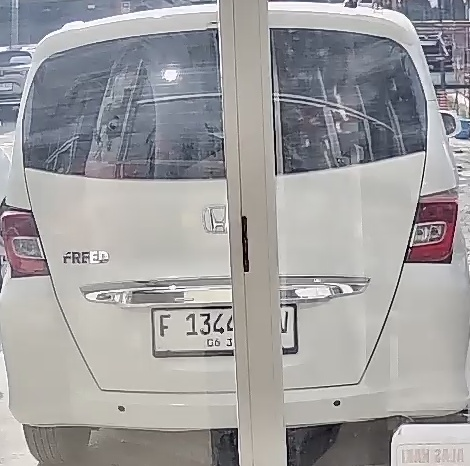
#> input picture gambarplat/FB4QT_unknown_20251016_152639.jpg, 470 x 466 px, given in place of debug_roi_thresh.jpg, which was not available
$ python test_debug_contours.py
#> lines starting #> are read from the running program, lines starting #| are printed output that depends on the picture; after the words box and inside, x2 and y2 are one past the last pixel; in counts of white or black regions, pixels touching at a corner belong together; pictures that were not available may be replaced by others from this repository, and a replacement may not be noted
### utils/robust_plate_detector.py
#!/usr/bin/env python3
"""
Robust Plate Detector
Deteksi plat nomor yang robust untuk berbagai kondisi:
- Plat lurus dan miring
- Berbagai kondisi cahaya
- Ukuran plat bervariasi
- Anti-false positive yang tidak terlalu ketat
"""

import cv2
import numpy as np
import pytesseract
import time
import logging
from typing import List, Tuple, Dict, Optional
from dataclasses import dataclass

@dataclass
class PlateDetection:
    text: str
    confidence: float
    bbox: Tuple[int, int, int, int]
    angle: float = 0.0
    processed_image: Optional[np.ndarray] = None
    timestamp: float = 0.0
    vehicle_type: str = "unknown"
    detection_method: str = "robust"

class RobustPlateDetector:
    """
    Robust plate detector yang bisa handle berbagai kondisi
    """

    def __init__(self, streaming_mode=False):
        self.logger = logging.getLogger(__name__)
        self.streaming_mode = streaming_mode  # Mode untuk real-time streaming

        # Performance optimizations - batch processing cache
        self.candidate_cache = {}  # Cache untuk candidate detection
        self.batch_size = 3  # Process candidates in batches untuk efficiency

        if streaming_mode:
            # STREAMING MODE - ULTRA-SENSITIVE for distant/challenging plate detection
            self.min_area = 150  # Reduced from 200 to 150 untuk very small/distant plates
            self.max_area = 20000  # Increased to 20000 untuk better coverage
            self.min_aspect_ratio = 0.5  # Reduced from 0.8 to 0.5 untuk allow vertical contours (aggressive dilation side-effect)
            self.max_aspect_ratio = 7.0  # Increased from 6.0 to 7.0 untuk wider range
            self.min_width = 15  # Reduced from 20 to 15 untuk smaller plate detection
            self.max_width = 400  # Increased back to 400 untuk better coverage
            self.min_height = 6   # Reduced from 8 to 6 untuk very distant plates
            self.max_height = 150 # Increased back to 150 untuk better range
            self.min_confidence = 20   # Reduced from 25 to 20 untuk better sensitivity while maintaining quality
            self.min_text_likelihood = 25  # Reduced from 30 to 25 untuk balanced text validation
            self.max_candidates = 10  # Increased from 5 to 10 untuk process more candidates
        else:
            # FULL MODE - SMART BALANCED parameter for realistic plate detection
            self.min_area = 600  # Increased from 100 to 600 for realistic plates
            self.max_area = 25000  # Reduced from 30000 to 25000
            self.min_aspect_ratio = 1.5  # Restored from 1.0 to 1.5
            self.max_aspect_ratio = 6.0  # Reduced from 8.0 to 6.0
            self.min_width = 30  # Increased from 15 to 30
            self.max_width = 400  # Reduced from 500 to 400
            self.min_height = 12   # Increased from 5 to 12
            self.max_height = 150 # Reduced from 200 to 150
            self.min_confidence = 25  # Increased from 10 to 25
            self.min_text_likelihood = 30  # Increased from 15 to 30
            self.max_candidates = 8  # Reduced from 12 to 8 untuk speed optimization

        # Statistics tracking
        self.total_detections = 0
        self.successful_ocr = 0
        self.failed_ocr = 0
        self.false_positives = 0
        self.min_edge_density = 0.6  # Reduced from 1.2 to 0.6 for distant/blur plates (50% reduction)
        self.min_texture_variance = 2.0  # Reduced from 4.0 to 2.0 for low-contrast plates (50% reduction)

        self.logger.info("🔧 Robust Plate Detector initialized with batch processing optimization")

    # [1312 lines left out: functions detect_plates, draw_detections, _stabilize_detections, _validate_indonesian_plate, _validate_visual_context, get_statistics and 23 more, not called in this run]

# [3 lines that do not run on import are left out]

### utils/ocr_ensemble.py
"""
OCR Ensemble Module untuk koordinasi multiple OCR engines
Meningkatkan accuracy dengan voting dan consensus mechanisms
"""

import cv2
import numpy as np
import pytesseract
import logging
import re
import time
from typing import List, Tuple, Dict, Optional
from collections import Counter, defaultdict
from dataclasses import dataclass
import difflib

@dataclass
class OCRResult:
    """Data class untuk single OCR result"""
    text: str
    confidence: float
    method: str
    processing_time: float
    raw_data: dict = None

class OCREnsemble:
    """
    OCR Ensemble system menggunakan multiple methods dan voting
    """

    def __init__(self, config=None):
        """Initialize OCR Ensemble"""
        # Import config
        if config is None:
            from config import TesseractConfig
            self.tesseract_config = TesseractConfig
        else:
            self.tesseract_config = config.TesseractConfig

        self.logger = logging.getLogger(__name__)

        # OCR Methods configuration - OPTIMIZED for CCTV conditions & SPEED
        self.ocr_methods = {
            'cctv_block': {
                'config': '--psm 6 --oem 3 -c tessedit_char_whitelist=ABCDEFGHIJKLMNOPQRSTUVWXYZ0123456789',
                'language': 'eng',
                'weight': 1.8  # ✅ INCREASED: Highest weight for best CCTV performance
            },
            'single_line': {
                'config': '--psm 7 --oem 3 -c tessedit_char_whitelist=ABCDEFGHIJKLMNOPQRSTUVWXYZ0123456789',
                'language': 'ind+eng',
                'weight': 1.5  # ✅ INCREASED: Better for Indonesian plates
            },
            'single_word': {
                'config': '--psm 8 --oem 3 -c tessedit_char_whitelist=ABCDEFGHIJKLMNOPQRSTUVWXYZ0123456789',
                'language': 'eng',
                'weight': 1.2  # ✅ INCREASED: Good for clear plates
            },
            'raw_line': {
                'config': '--psm 13 --oem 3 -c tessedit_char_whitelist=ABCDEFGHIJKLMNOPQRSTUVWXYZ0123456789',
                'language': 'ind+eng',
                'weight': 0.9  # ⚡ DECREASED: Less reliable for structured plates
            },
            'tesseract_eng': {
                'config': '--psm 6 --oem 3 -c tessedit_char_whitelist=ABCDEFGHIJKLMNOPQRSTUVWXYZ0123456789',
                'language': 'eng',
                'weight': 1.3  # ✅ INCREASED: Solid baseline method
            },
            'tesseract_indonesia': {
                'config': '--psm 7 --oem 3 -c tessedit_char_whitelist=ABCDEFGHIJKLMNOPQRSTUVWXYZ0123456789',
                'language': 'ind',
                'weight': 1.2  # ✅ INCREASED: Better for regional plates
            }
        }

        # Indonesian license plate patterns
        self.plate_patterns = [
            r'^[A-Z]{1,2}\d{3,4}[A-Z]{1,3}$',  # Standard: B1234ABC
            r'^[A-Z]\d{4}[A-Z]{2,3}$',         # Alternative: B1234AB
            r'^[A-Z]{2}\d{3,4}[A-Z]{1,2}$',   # Regional: AB1234C
            r'^[A-Z]\d{1,3}[A-Z]{3}$',        # Special: B123ABC
        ]

        # Character substitution rules untuk common OCR errors
        self.char_substitutions = {
            '0': ['O', 'Q', 'D'],
            'O': ['0', 'Q', 'D'],
            '1': ['I', 'L', '|'],
            'I': ['1', 'L', '|'],
            'S': ['5', '8'],
            '5': ['S', '8'],
            '8': ['B', '3'],
            'B': ['8', '3'],
            '6': ['G', 'C'],
            'G': ['6', 'C'],
            'Z': ['2', '7'],
            '2': ['Z', '7']
        }

        # Performance tracking
        self.total_ocr_calls = 0
        self.successful_consensus = 0
        self.method_performance = defaultdict(list)

        self.logger.info("OCR Ensemble initialized")

    # [643 lines left out: functions preprocess_for_method, single_ocr_attempt, character_level_ocr, clean_plate_text, smart_indonesian_validation, apply_character_corrections and 5 more, not called in this run]

# [4 lines that do not run on import are left out]

### config.py
import os
from dotenv import load_dotenv

# Load environment variables
load_dotenv()

class Config:
    """Konfigurasi sistem deteksi plat nomor"""

    # Konfigurasi Flask Secret Key
    # Generate dengan: python3 -c "import secrets; print(secrets.token_hex(32))"
    SECRET_KEY = os.getenv('SECRET_KEY', 'dev-secret-key-please-change-in-production')

    # Konfigurasi Kamera
    CAMERA_HOST = os.getenv('CAMERA_HOST', '192.168.1.203')
    CAMERA_PORT = os.getenv('CAMERA_PORT', '5503')
    CAMERA_USER = os.getenv('CAMERA_USER', 'admin')
    CAMERA_PASSWORD = os.getenv('CAMERA_PASSWORD', '')
    CAMERA_CHANNEL = os.getenv('CAMERA_CHANNEL', '1')
    CAMERA_SUBTYPE = os.getenv('CAMERA_SUBTYPE', '0')

    # [4 lines left out: function CAMERA_URL, not called in this run]

    # Konfigurasi Database MySQL (Laragon)
    DB_HOST = os.getenv('DB_HOST', 'localhost')
    DB_PORT = int(os.getenv('DB_PORT', '3306'))
    DB_USER = os.getenv('DB_USER', 'root')
    DB_PASSWORD = os.getenv('DB_PASSWORD', '')
    DB_NAME = os.getenv('DB_NAME', 'sistem_parkir_smk')

    # Konfigurasi Sistem
    SAVE_FOLDER = os.getenv('SAVE_FOLDER', 'static/gambarplat')
    LOG_LEVEL = os.getenv('LOG_LEVEL', 'INFO')
    MAX_RETRY_CAMERA = int(os.getenv('MAX_RETRY_CAMERA', '5'))
    FLASK_PORT = int(os.getenv('FLASK_PORT', '8080'))  # Default 8080 (port development yang aman)

    # Konfigurasi Deteksi
    # Ukuran minimum plat yang akan dideteksi
    MIN_PLATE_WIDTH = 100
    MIN_PLATE_HEIGHT = 30
    MIN_ASPECT_RATIO = 1.5  # Plat nomor biasanya lebih lebar dari tinggi
    MAX_ASPECT_RATIO = 6.0  # Batas maksimal rasio lebar:tinggi

    # Konfigurasi OCR
    OCR_CONFIG = '--psm 8 -c tessedit_char_whitelist=ABCDEFGHIJKLMNOPQRSTUVWXYZ0123456789'

    # Konfigurasi Preprocessing
    GAUSSIAN_BLUR_KERNEL = (5, 5)
    MORPH_KERNEL_SIZE = (3, 3)
    CANNY_THRESHOLD1 = 50
    CANNY_THRESHOLD2 = 150

    # Confidence threshold untuk deteksi
    MIN_CONFIDENCE = 0.6

    # Konfigurasi untuk validasi plat Indonesia
    INDONESIAN_PLATE_PATTERNS = [
        r'^[A-Z]{1,2}\s?\d{1,4}\s?[A-Z]{1,3}$',  # Format umum: B 1234 ABC
        r'^[A-Z]{2}\s?\d{1,4}\s?[A-Z]{1,2}$',    # Format 2 huruf: AB 1234 CD
        r'^[A-Z]\s?\d{1,4}\s?[A-Z]{1,3}$'        # Format 1 huruf: B 1234 ABC
    ]

    def __init__(self):
        """Inisialisasi dan validasi konfigurasi"""
        self._create_folders()
        self._validate_config()

    def _create_folders(self):
        """Buat folder yang diperlukan jika belum ada"""
        if not os.path.exists(self.SAVE_FOLDER):
            os.makedirs(self.SAVE_FOLDER)
            print(f"✅ Folder {self.SAVE_FOLDER} dibuat")

    def _validate_config(self):
        """Validasi konfigurasi"""
        # Check .env file existence
        if not os.path.exists('.env'):
            print("⚠️  WARNING: File .env tidak ditemukan!")
            print("📝 SOLUSI:")
            print("   1. Copy file '.env.example' jadi '.env'")
            print("   2. Edit '.env' dan isi password kamera Anda")
            print("   3. Generate SECRET_KEY dengan: python3 -c \"import secrets; print(secrets.token_hex(32))\"")
            print("   Untuk sementara menggunakan default values (not recommended for production)\n")

        # Check camera password
        if not self.CAMERA_PASSWORD:
            print("⚠️  WARNING: CAMERA_PASSWORD belum diset!")
            print("📝 SOLUSI: Tambahkan 'CAMERA_PASSWORD=your_password' di file .env\n")

        # Check secret key (development warning)
        if self.SECRET_KEY == 'dev-secret-key-please-change-in-production':
            print("⚠️  WARNING: SECRET_KEY masih menggunakan default!")
            print("📝 SOLUSI: Generate random key dengan:")
            print("   python3 -c \"import secrets; print(secrets.token_hex(32))\"")
            print("   Lalu tambahkan ke .env file\n")

        # Info
        print(f"📹 Kamera: {self.CAMERA_HOST}:{self.CAMERA_PORT}")
        print(f"📁 Save folder: {self.SAVE_FOLDER} (untuk foto plat terdeteksi)")
        print(f"💾 Database: MySQL ({self.DB_USER}@{self.DB_HOST}:{self.DB_PORT}/{self.DB_NAME})")
        print("")

# Instance global config
config = Config()

### test_debug_contours.py
#!/usr/bin/env python3

import cv2
import numpy as np
from utils.robust_plate_detector import RobustPlateDetector

def test_contour_detection():
    # Load the debug ROI image that contains clear plate text
    image_path = "debug_roi_thresh.jpg"
    image = cv2.imread(image_path)
#> image is the input picture: shape (466, 470, 3); mean B, G, R 159.9, 159, 160.3

    if image is None:
        print(f"❌ Could not load image: {image_path}")
        return

    print(f"📷 Loaded image: {image.shape}")
#| 📷 Loaded image: (466, 470, 3)

    detector = RobustPlateDetector()

    # Test the contour detection method directly
    # Let's see what candidates are found

    # Apply smart ROI first
    h, w = image.shape[:2]
#> h = 466; w = 470
    general_roi = (0.05, 0.25, 0.9, 0.6)  # From config
    x1 = int(general_roi[0] * w)
#> x1 = 23
    y1 = int(general_roi[1] * h)
#> y1 = 116
    x2 = int((general_roi[0] + general_roi[2]) * w)
#> x2 = 446
    y2 = int((general_roi[1] + general_roi[3]) * h)
#> y2 = 396

    roi_image = image[y1:y2, x1:x2]
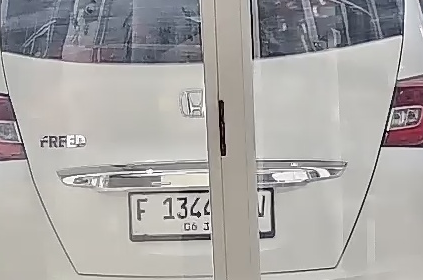
#> roi_image: shape (280, 423, 3); mean B, G, R 165.8, 167.6, 169.9
    print(f"🎯 ROI extracted: {roi_image.shape}")
#| 🎯 ROI extracted: (280, 423, 3)

    # Convert to grayscale
    gray = cv2.cvtColor(roi_image, cv2.COLOR_BGR2GRAY)

    # Apply preprocessing like in the detector
    # Morphological tophat
    kernel = cv2.getStructuringElement(cv2.MORPH_RECT, (17, 5))
    tophat = cv2.morphologyEx(gray, cv2.MORPH_TOPHAT, kernel)
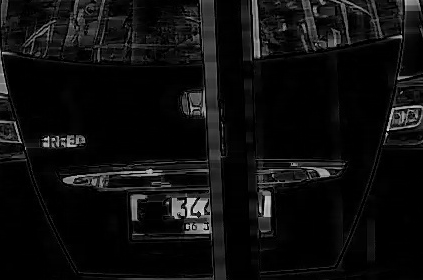
#> tophat: shape (280, 423); min 0, max 223, mean 14.1

    # Threshold
    thresh = cv2.threshold(tophat, 0, 255, cv2.THRESH_BINARY + cv2.THRESH_OTSU)[1]
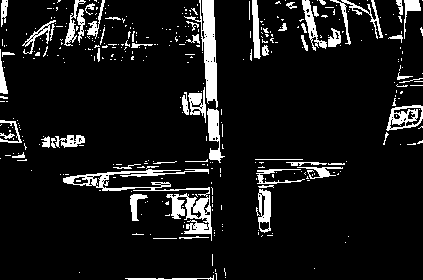
#> thresh: shape (280, 423); 9.5% white; 379 white regions (319 under 20 px)

    # Find contours
    contours, _ = cv2.findContours(thresh, cv2.RETR_EXTERNAL, cv2.CHAIN_APPROX_SIMPLE)
#> contours = 376 contours, 337 with area under 20; largest, box (x1, y1, x2, y2) and area: (63, 169, 212, 241) 1645, (184, 0, 218, 108) 1116, (386, 105, 423, 131) 670, (258, 189, 271, 233) 432, (207, 108, 225, 163) 413

    print(f"🔍 Found {len(contours)} contours")
#| 🔍 Found 376 contours

    # Check which contours pass the filtering
    valid_candidates = []
    for i, contour in enumerate(contours):
        area = cv2.contourArea(contour)
        x, y, w, h = cv2.boundingRect(contour)

        # Basic filtering from the detector
        min_area = 200  # minimum area
        max_area = roi_image.shape[0] * roi_image.shape[1] * 0.8
        aspect_ratio = w / h if h > 0 else 0

        print(f"  Contour {i}: area={area}, bbox=({x},{y},{w},{h}), aspect={aspect_ratio:.2f}")

        if (area >= min_area and area <= max_area and
            1.5 <= aspect_ratio <= 6.0 and
            w >= 50 and h >= 15):
            valid_candidates.append((x, y, w, h))
            print(f"    ✅ Valid candidate!")
        else:
            print(f"    ❌ Filtered out")
#> this loop made 376 passes
#> (area, x, y, w, h, aspect_ratio) on passes 2, 44, 47: (64, 125, 275, 89, 5, 17.8), (166.5, 130, 194, 18, 27, 0.667), (432, 258, 189, 13, 44, 0.295)
#> (printed output is left out)
#> after the loop, valid_candidates = [(63, 169, 149, 72)]

    print(f"\n🎯 Valid candidates: {len(valid_candidates)}")

    # If we have candidates, test OCR on them
    if valid_candidates:
        for i, (x, y, w, h) in enumerate(valid_candidates):
            candidate_roi = roi_image[y:y+h, x:x+w]
            print(f"\n🧠 Testing OCR on candidate {i+1}:")

            # Test with our fixed OCR ensemble
            from utils.ocr_ensemble import OCREnsemble
            ocr_ensemble = OCREnsemble()

            # Test OCR
            text, confidence = ocr_ensemble.recognize(candidate_roi)
            print(f"  OCR result: '{text}' (confidence: {confidence:.1f}%)")

            # Also test the multi-angle OCR
            text_multi, conf_multi = detector._multi_angle_ocr(candidate_roi)
            print(f"  Multi-angle OCR: '{text_multi}' (confidence: {conf_multi:.1f}%)")
#> this loop made 1 pass
#> pass 1, in test_contour_detection, `candidate_roi = roi_image[y:y+h, x:x+w]`:
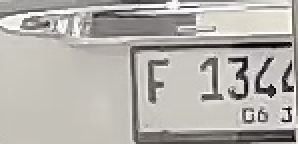
#> candidate_roi: shape (72, 149, 3) (shown 2 times larger); mean B, G, R 170.7, 175.8, 178.9

if __name__ == "__main__":
#> (the run stopped early here; a loop or call above may not have finished)

$ run again, on gambarplat/SUCCESS_2SNS N1_Mobil_Putih_20251016_164259.jpg
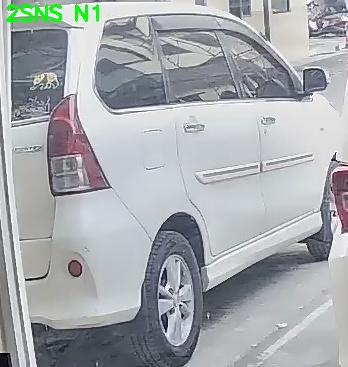
#> input picture gambarplat/SUCCESS_2SNS N1_Mobil_Putih_20251016_164259.jpg, 348 x 367 px, given in place of debug_roi_thresh.jpg, which was not available
#> in test_contour_detection, image is the input picture: shape (367, 348, 3); mean B, G, R 173.7, 170.2, 166.6
#| 📷 Loaded image: (367, 348, 3)
#| 🎯 ROI extracted: (220, 313, 3)
#> in test_contour_detection, `thresh = cv2.threshold(tophat, 0, 255, cv2.THRESH_BINARY + cv2.THRESH_..`:
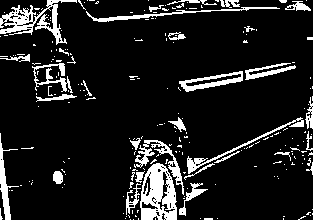
#> thresh: shape (220, 313); 11.8% white; 227 white regions (195 under 20 px)
#> contours = 226 contours, 200 with area under 20; largest, box (x1, y1, x2, y2) and area: (140, 163, 177, 220) 1606, (0, 0, 77, 45) 902, (179, 71, 243, 92) 590, (134, 140, 184, 195) 416, (187, 117, 304, 174) 341
#| 🔍 Found 226 contours
#> the loop in test_contour_detection, `for i, contour in enumerate(contours):` made 226 passes
#> (area, x, y, w, h, aspect_ratio) on passes 35, 36, 48: (165, 179, 183, 29, 33, 0.879), (91.5, 126, 183, 15, 32, 0.469), (44.5, 135, 171, 10, 12, 0.833)
#> (printed output is left out)
#> after the loop in test_contour_detection, `for i, contour in enumerate(contours):`: valid_candidates = [(187, 117, 117, 57), (179, 71, 64, 21), (245, 63, 51, 17), (0, 0, 77, 45)]
#> the loop in test_contour_detection, `for i, (x, y, w, h) in enumerate(valid_candidates):` made 1 pass
#> pass 1, in test_contour_detection, `candidate_roi = roi_image[y:y+h, x:x+w]`:
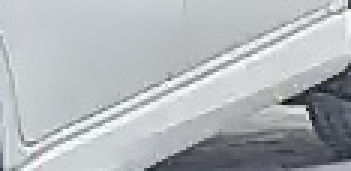
#> candidate_roi: shape (57, 117, 3) (shown 3 times larger); mean B, G, R 184.3, 180.9, 177.6
